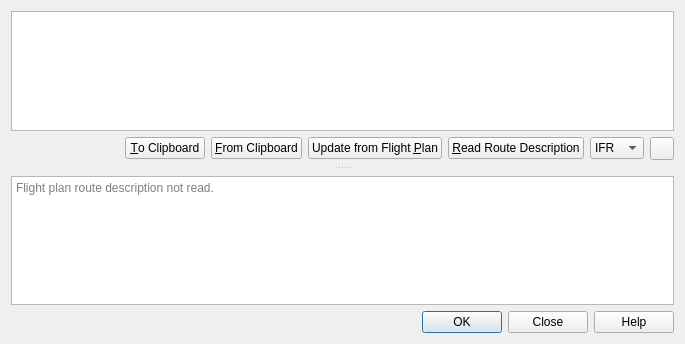
<?xml version="1.0" encoding="UTF-8"?>
<ui version="4.0">
 <class>RouteStringDialog</class>
 <widget class="QDialog" name="RouteStringDialog">
  <property name="geometry">
   <rect>
    <x>0</x>
    <y>0</y>
    <width>685</width>
    <height>344</height>
   </rect>
  </property>
  <property name="sizePolicy">
   <sizepolicy hsizetype="Preferred" vsizetype="Preferred">
    <horstretch>2</horstretch>
    <verstretch>0</verstretch>
   </sizepolicy>
  </property>
  <property name="windowTitle">
   <string>Little Navmap - New Flight Plan from Route Description</string>
  </property>
  <layout class="QVBoxLayout" name="verticalLayout_5">
   <item>
    <widget class="QSplitter" name="splitterRouteString">
     <property name="frameShape">
      <enum>QFrame::NoFrame</enum>
     </property>
     <property name="orientation">
      <enum>Qt::Vertical</enum>
     </property>
     <property name="handleWidth">
      <number>16</number>
     </property>
     <widget class="QWidget" name="verticalLayoutWidget">
      <layout class="QVBoxLayout" name="verticalLayoutRouteStringTop">
       <item>
        <widget class="QPlainTextEdit" name="plainTextEditRouteString">
         <property name="sizePolicy">
          <sizepolicy hsizetype="Expanding" vsizetype="Expanding">
           <horstretch>0</horstretch>
           <verstretch>0</verstretch>
          </sizepolicy>
         </property>
         <property name="toolTip">
          <string>Format is: FROM[ETD] [SPEEDALT] [SID][.TRANS] [ENROUTE] [STAR][.TRANS] TO[ETA] [ALTERNATES]
FROM and TO airports are required, everything else is optional.
ENROUTE is a space separated list of navaids, airway/navaid combinations or user defined waypoints.
ETD and ETA are ignored. ALTERNATES do not work in combination with a STAR procedure.
</string>
         </property>
         <property name="plainText">
          <string/>
         </property>
         <property name="placeholderText">
          <string>Enter flight plan route description.</string>
         </property>
        </widget>
       </item>
       <item>
        <layout class="QHBoxLayout" name="horizontalLayout">
         <item>
          <spacer name="horizontalSpacer">
           <property name="orientation">
            <enum>Qt::Horizontal</enum>
           </property>
           <property name="sizeHint" stdset="0">
            <size>
             <width>40</width>
             <height>20</height>
            </size>
           </property>
          </spacer>
         </item>
         <item>
          <widget class="QPushButton" name="pushButtonRouteStringToClipboard">
           <property name="toolTip">
            <string>Copy the flight plan route description to the clipboard.</string>
           </property>
           <property name="text">
            <string>&amp;To Clipboard</string>
           </property>
          </widget>
         </item>
         <item>
          <widget class="QPushButton" name="pushButtonRouteStringFromClipboard">
           <property name="sizePolicy">
            <sizepolicy hsizetype="Fixed" vsizetype="Fixed">
             <horstretch>0</horstretch>
             <verstretch>0</verstretch>
            </sizepolicy>
           </property>
           <property name="toolTip">
            <string>Paste flight plan route description from clipboard.</string>
           </property>
           <property name="text">
            <string>&amp;From Clipboard</string>
           </property>
          </widget>
         </item>
         <item>
          <widget class="QPushButton" name="pushButtonRouteStringUpdate">
           <property name="toolTip">
            <string>Update the string from the current flight plan after option changes.</string>
           </property>
           <property name="statusTip">
            <string>Update the string from the current flight plan after option changes.</string>
           </property>
           <property name="text">
            <string>Update from Flight &amp;Plan</string>
           </property>
          </widget>
         </item>
         <item>
          <widget class="QPushButton" name="pushButtonRouteStringRead">
           <property name="sizePolicy">
            <sizepolicy hsizetype="Fixed" vsizetype="Fixed">
             <horstretch>0</horstretch>
             <verstretch>0</verstretch>
            </sizepolicy>
           </property>
           <property name="toolTip">
            <string>Read the flight plan route description.</string>
           </property>
           <property name="text">
            <string>&amp;Read Route Description</string>
           </property>
          </widget>
         </item>
         <item>
          <widget class="QComboBox" name="comboBoxRouteStringFlightplanType">
           <property name="toolTip">
            <string>Create a VFR (Visual Flight Rules) or IFR (Instrument Flight Rules) flight plan</string>
           </property>
           <property name="statusTip">
            <string>Create a VFR (Visual Flight Rules) or IFR (Instrument Flight Rules) flight plan</string>
           </property>
           <item>
            <property name="text">
             <string>IFR</string>
            </property>
           </item>
           <item>
            <property name="text">
             <string>VFR</string>
            </property>
           </item>
          </widget>
         </item>
         <item>
          <widget class="QToolButton" name="toolButtonRouteStringOptions">
           <property name="toolTip">
            <string>Options for generated route string</string>
           </property>
           <property name="statusTip">
            <string>Options for generated route string</string>
           </property>
           <property name="text">
            <string/>
           </property>
           <property name="icon">
            <iconset resource="../../littlenavmap.qrc">
             <normaloff>:/littlenavmap/resources/icons/menubutton.svg</normaloff>:/littlenavmap/resources/icons/menubutton.svg</iconset>
           </property>
           <property name="popupMode">
            <enum>QToolButton::InstantPopup</enum>
           </property>
           <property name="toolButtonStyle">
            <enum>Qt::ToolButtonTextBesideIcon</enum>
           </property>
          </widget>
         </item>
        </layout>
       </item>
      </layout>
     </widget>
     <widget class="QWidget" name="verticalLayoutWidget_2">
      <layout class="QVBoxLayout" name="verticalLayoutRouteStringBottom">
       <item>
        <widget class="QTextEdit" name="textEditRouteStringErrors">
         <property name="toolTip">
          <string>Display messages, warnings or errors when reading the route description.</string>
         </property>
         <property name="textInteractionFlags">
          <set>Qt::TextSelectableByKeyboard|Qt::TextSelectableByMouse</set>
         </property>
         <property name="placeholderText">
          <string>Flight plan route description not read.</string>
         </property>
        </widget>
       </item>
      </layout>
     </widget>
    </widget>
   </item>
   <item>
    <widget class="QDialogButtonBox" name="buttonBoxRouteString">
     <property name="orientation">
      <enum>Qt::Horizontal</enum>
     </property>
     <property name="standardButtons">
      <set>QDialogButtonBox::Close|QDialogButtonBox::Help|QDialogButtonBox::Ok</set>
     </property>
    </widget>
   </item>
  </layout>
 </widget>
 <tabstops>
  <tabstop>plainTextEditRouteString</tabstop>
  <tabstop>pushButtonRouteStringToClipboard</tabstop>
  <tabstop>pushButtonRouteStringFromClipboard</tabstop>
  <tabstop>pushButtonRouteStringUpdate</tabstop>
  <tabstop>pushButtonRouteStringRead</tabstop>
  <tabstop>toolButtonRouteStringOptions</tabstop>
  <tabstop>textEditRouteStringErrors</tabstop>
 </tabstops>
 <resources>
  <include location="../../littlenavmap.qrc"/>
 </resources>
 <connections>
  <connection>
   <sender>buttonBoxRouteString</sender>
   <signal>accepted()</signal>
   <receiver>RouteStringDialog</receiver>
   <slot>accept()</slot>
   <hints>
    <hint type="sourcelabel">
     <x>248</x>
     <y>254</y>
    </hint>
    <hint type="destinationlabel">
     <x>157</x>
     <y>274</y>
    </hint>
   </hints>
  </connection>
  <connection>
   <sender>buttonBoxRouteString</sender>
   <signal>rejected()</signal>
   <receiver>RouteStringDialog</receiver>
   <slot>reject()</slot>
   <hints>
    <hint type="sourcelabel">
     <x>316</x>
     <y>260</y>
    </hint>
    <hint type="destinationlabel">
     <x>286</x>
     <y>274</y>
    </hint>
   </hints>
  </connection>
 </connections>
</ui>
